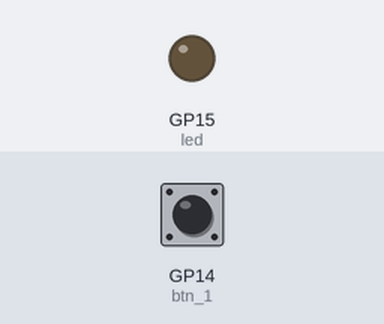
The program below on a simulated Raspberry Pi Pico running MicroPython. Parts: output pins drawn as LEDs (lit = HIGH). The test bench sets the inputs (shaded band); at power-on: GP14 (btn_1) LOW.

Above: at 1.2 s.
1.3 s: GP14 (btn_1) pulled HIGH for 0.15 s
At 2.7 s:
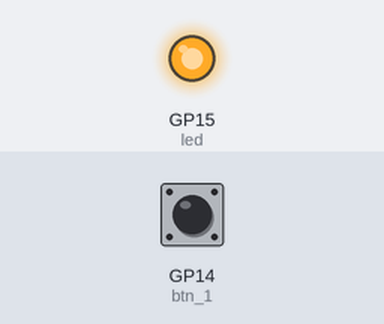
3.0 s: GP14 (btn_1) pulled HIGH for 1 s
At 5.2 s:
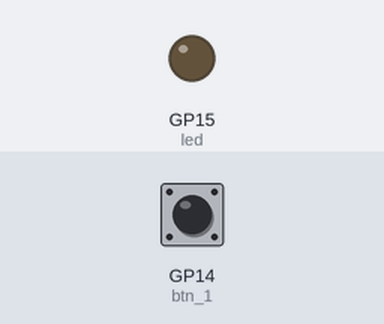
5.5 s: GP14 (btn_1) pulled HIGH for 3.2 s
At 10.1 s:
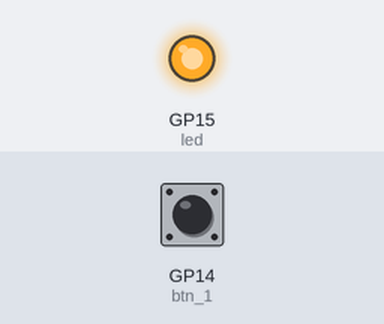
Timing chart, 0 to 11.6 s (numbered marks = the images above; inputs shaded):
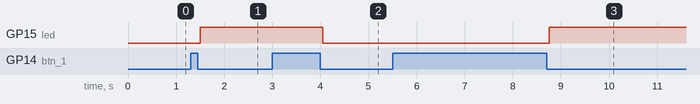

Measured:
- after the input at 1.3 s, GP15 (led): LOW → HIGH after 0.20 s
- after the input at 3.0 s, GP15 (led): HIGH → LOW after 1.1 s
- after the input at 5.5 s, GP15 (led): LOW → HIGH after 3.3 s

The program:

pico13_2.py
```python
from machine import Pin
import time
led=Pin(15,Pin.OUT)
btn_1=Pin(14,Pin.IN,Pin.PULL_DOWN)
is_press = False
led_status=False

def btn_detect(mybtn):
    global is_press
    global led_status

    if mybtn.value():
        #消除debound
        time.sleep(0.05)
        if mybtn.value():
            is_press = True
    elif is_press:
        #消除debound
        time.sleep(0.05)
        if not mybtn.value():
            led_status = not led_status
            led.value(led_status)
            is_press = False

while True:
    btn_detect(btn_1)
```
